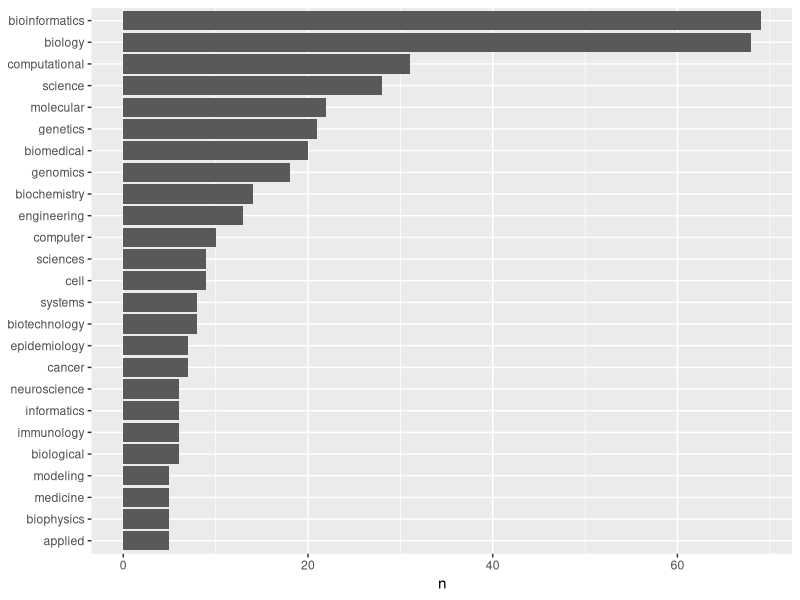
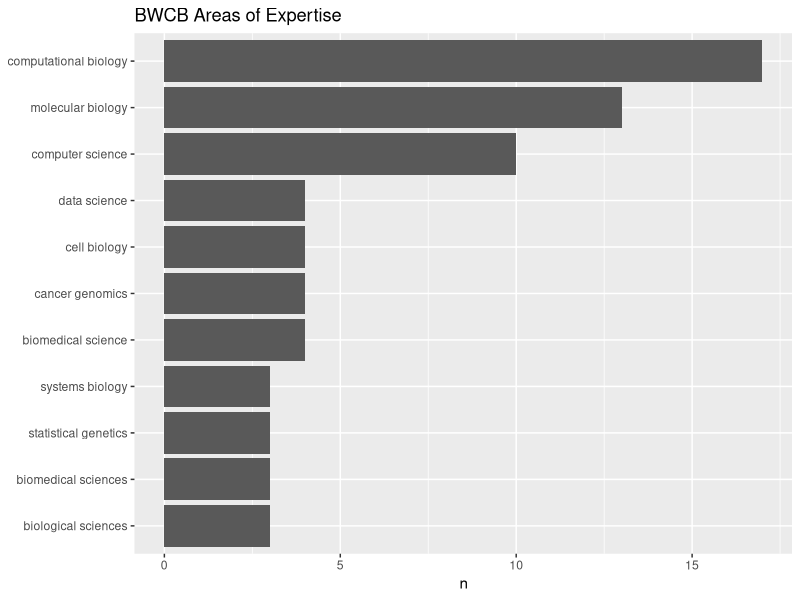
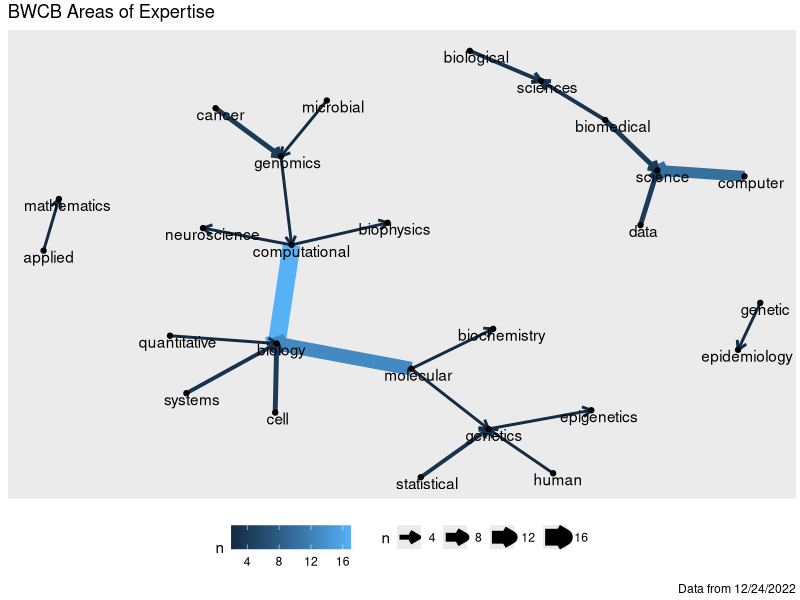

Generate these figures, in order, with R:
## ---- chunk 1
library(readr)
library(ggplot2)
library(tidyr)
library(tidytext)
library(dplyr)
library(igraph)
library(ggraph)
## ---- chunk 2
setwd("~/Downloads")
members.tib = read_csv("member-expertise.csv")

## ---- chunk 3
head(members.tib)
## ---- chunk 4
subjects = unnest_tokens(members.tib, word, Subject.area)
## ---- chunk 5
dim(subjects)
## ---- chunk 6
word.freq = subjects %>% count(word, sort = T)
word.freq
## ---- chunk 7
word.freq = subjects %>% count(word, sort = T) %>% filter(!(word == "and" | word =="in" | word =="of" | word =="phd" | word == "bsc"))
word.freq
## ---- chunk 8
word.freq %>%
  top_n(25) %>%
  mutate(word = reorder(word, n)) %>% 
  ggplot(aes(word, n)) + geom_col() + xlab(NULL) + coord_flip()
## ---- chunk 9
subjects2 = unnest_tokens(members.tib, word, Subject.area, token = "ngrams", n=2)
head(subjects2)

## ---- chunk 10
subjects2 = subjects2 %>% filter(!is.na(word)) %>% filter(!(grepl("and", word) | grepl("in", word) |grepl("of", word) |grepl("phd", word) | grepl("bsc", word)))
## ---- chunk 11
dim(subjects2)
## ---- chunk 12
subjects2.sep = subjects2 %>% separate(word, c("word1", "word2"), sep = " ")
head(subjects2.sep)
## ---- chunk 13
subjects2.count = subjects2.sep %>% unite(word, word1, word2, sep = " ") %>% count(word, sort = T)

## ---- chunk 14
subjects2.count  %>% top_n(10) %>% mutate(word = reorder(word, n)) %>% ggplot(aes(word, n)) + geom_col() + xlab(NULL) + coord_flip() + labs(title = "BWCB Areas of Expertise")
## ---- chunk 15
set.seed(20181005)
## ---- chunk 16
word.network = subjects2.sep %>% count(word1, word2, sort = TRUE) %>% filter(n > 
    1) %>% graph_from_data_frame()

## ---- chunk 17
a = arrow(angle = 30, length = unit(0.1, "inches"), ends = "last", type = "open")
## ---- chunk 18
ggraph(word.network, layout = "fr") + geom_edge_link(aes(color = n, width = n), arrow = a) + 
      geom_node_point() + geom_node_text(aes(label = name), vjust = 1, hjust = 0.4) + labs(title = "BWCB Areas of Expertise", caption = "Data from 12/24/2022" ) + theme(legend.position="bottom", plot.margin = unit(c(1,1,1,1), "mm"))
